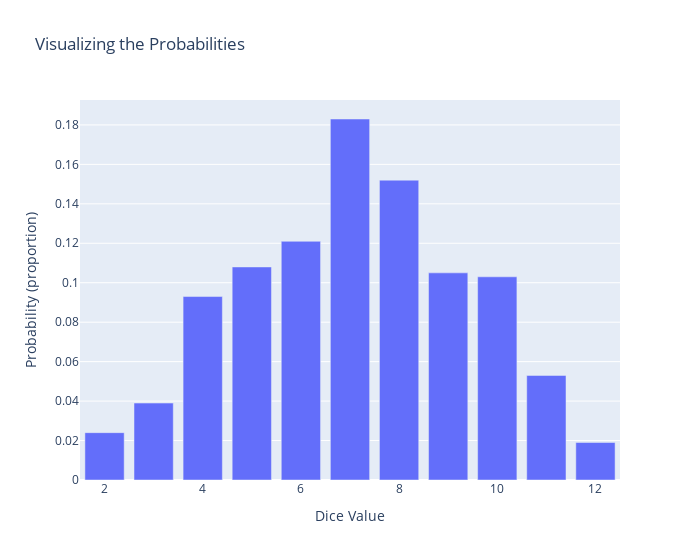

Notebook code cell kept with this figure:
### Code cell
# Create a bar chart of the value counts
fig = graph_objects.Figure(
    graph_objects.Bar(
        x=value_counts.index.to_list(),
        y=value_counts.values[:, 0] / 1000
    )
)

# Update the layout to improve readability
fig.update_layout(
    title='Visualizing the Probabilities',
    xaxis_title='Dice Value',
    yaxis_title='Probability (proportion)',
    width=700
)

# Display the plot
fig.show()

### Figure 1 — Plotly figure (JSON) as saved in the notebook; plotly's stock layout.template omitted (floating-point values rounded to 4 significant figures)
{"data": [{"type": "bar", "x": [2, 3, 4, 5, 6, 7, 8, 9, 10, 11, 12], "y": [0.024, 0.039, 0.093, 0.108, 0.121, 0.183, 0.152, 0.105, 0.103, 0.053, 0.019]}], "layout": {"title": {"text": "Visualizing the Probabilities"}, "width": 700, "xaxis": {"title": {"text": "Dice Value"}}, "yaxis": {"title": {"text": "Probability (proportion)"}}}}
